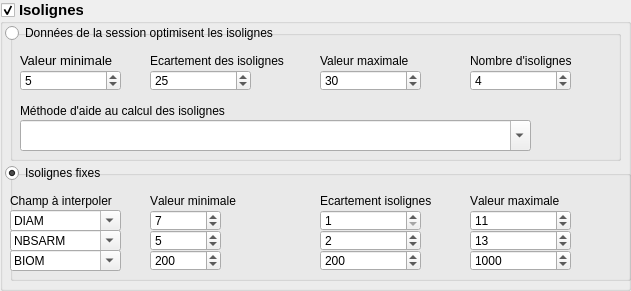
    <widget class="QGroupBox" name="groupBoxIsolignes">
     <property name="geometry">
      <rect>
       <x>5</x>
       <y>230</y>
       <width>631</width>
       <height>291</height>
      </rect>
     </property>
     <property name="font">
      <font>
       <pointsize>11</pointsize>
       <weight>75</weight>
       <bold>true</bold>
      </font>
     </property>
     <property name="whatsThis">
      <string>&lt;html&gt;&lt;head/&gt;&lt;body&gt;&lt;p&gt;Les deux possibilités d'aide pour la définition des seuils d'interpolation&lt;/p&gt;&lt;/body&gt;&lt;/html&gt;</string>
     </property>
     <property name="title">
      <string>Isolignes</string>
     </property>
     <property name="checkable">
      <bool>true</bool>
     </property>
     <property name="checked">
      <bool>true</bool>
     </property>
     <widget class="QGroupBox" name="groupBoxSeuils">
      <property name="geometry">
       <rect>
        <x>10</x>
        <y>30</y>
        <width>611</width>
        <height>131</height>
       </rect>
      </property>
      <property name="font">
       <font>
        <pointsize>1</pointsize>
        <weight>50</weight>
        <bold>false</bold>
       </font>
      </property>
      <property name="title">
       <string/>
      </property>
      <widget class="QSpinBox" name="spinBoxIsoMax">
       <property name="geometry">
        <rect>
         <x>310</x>
         <y>40</y>
         <width>101</width>
         <height>21</height>
        </rect>
       </property>
       <property name="font">
        <font>
         <pointsize>9</pointsize>
        </font>
       </property>
       <property name="minimum">
        <number>5</number>
       </property>
       <property name="maximum">
        <number>3000</number>
       </property>
       <property name="singleStep">
        <number>1</number>
       </property>
       <property name="value">
        <number>30</number>
       </property>
      </widget>
      <widget class="QSpinBox" name="spinBoxDistanceIso">
       <property name="geometry">
        <rect>
         <x>140</x>
         <y>40</y>
         <width>101</width>
         <height>21</height>
        </rect>
       </property>
       <property name="font">
        <font>
         <pointsize>9</pointsize>
        </font>
       </property>
       <property name="minimum">
        <number>1</number>
       </property>
       <property name="maximum">
        <number>3000</number>
       </property>
       <property name="singleStep">
        <number>1</number>
       </property>
       <property name="value">
        <number>25</number>
       </property>
      </widget>
      <widget class="QComboBox" name="fieldComboAideIso">
       <property name="enabled">
        <bool>true</bool>
       </property>
       <property name="geometry">
        <rect>
         <x>10</x>
         <y>90</y>
         <width>511</width>
         <height>31</height>
        </rect>
       </property>
       <property name="sizePolicy">
        <sizepolicy hsizetype="Minimum" vsizetype="Fixed">
         <horstretch>0</horstretch>
         <verstretch>0</verstretch>
        </sizepolicy>
       </property>
       <property name="font">
        <font>
         <pointsize>9</pointsize>
        </font>
       </property>
       <property name="editable">
        <bool>true</bool>
       </property>
       <property name="currentIndex">
        <number>-1</number>
       </property>
       <property name="minimumContentsLength">
        <number>1</number>
       </property>
      </widget>
      <widget class="QSpinBox" name="spinBoxIsoMin">
       <property name="geometry">
        <rect>
         <x>10</x>
         <y>40</y>
         <width>101</width>
         <height>21</height>
        </rect>
       </property>
       <property name="font">
        <font>
         <pointsize>9</pointsize>
        </font>
       </property>
       <property name="minimum">
        <number>0</number>
       </property>
       <property name="maximum">
        <number>500</number>
       </property>
       <property name="singleStep">
        <number>1</number>
       </property>
       <property name="value">
        <number>5</number>
       </property>
      </widget>
      <widget class="QLabel" name="lab_82">
       <property name="geometry">
        <rect>
         <x>460</x>
         <y>20</y>
         <width>141</width>
         <height>21</height>
        </rect>
       </property>
       <property name="sizePolicy">
        <sizepolicy hsizetype="Minimum" vsizetype="Fixed">
         <horstretch>0</horstretch>
         <verstretch>0</verstretch>
        </sizepolicy>
       </property>
       <property name="font">
        <font>
         <pointsize>9</pointsize>
        </font>
       </property>
       <property name="text">
        <string>Nombre d'isolignes</string>
       </property>
      </widget>
      <widget class="QLabel" name="lab_86">
       <property name="geometry">
        <rect>
         <x>140</x>
         <y>20</y>
         <width>161</width>
         <height>21</height>
        </rect>
       </property>
       <property name="sizePolicy">
        <sizepolicy hsizetype="Minimum" vsizetype="Preferred">
         <horstretch>0</horstretch>
         <verstretch>0</verstretch>
        </sizepolicy>
       </property>
       <property name="font">
        <font>
         <pointsize>9</pointsize>
        </font>
       </property>
       <property name="text">
        <string>Ecartement des isolignes</string>
       </property>
      </widget>
      <widget class="QLabel" name="lab_83">
       <property name="geometry">
        <rect>
         <x>310</x>
         <y>20</y>
         <width>131</width>
         <height>21</height>
        </rect>
       </property>
       <property name="sizePolicy">
        <sizepolicy hsizetype="Minimum" vsizetype="Fixed">
         <horstretch>0</horstretch>
         <verstretch>0</verstretch>
        </sizepolicy>
       </property>
       <property name="font">
        <font>
         <pointsize>9</pointsize>
        </font>
       </property>
       <property name="text">
        <string>Valeur maximale</string>
       </property>
      </widget>
      <widget class="QLabel" name="lab_81">
       <property name="geometry">
        <rect>
         <x>10</x>
         <y>20</y>
         <width>121</width>
         <height>21</height>
        </rect>
       </property>
       <property name="sizePolicy">
        <sizepolicy hsizetype="Minimum" vsizetype="Fixed">
         <horstretch>0</horstretch>
         <verstretch>0</verstretch>
        </sizepolicy>
       </property>
       <property name="font">
        <font>
         <pointsize>10</pointsize>
        </font>
       </property>
       <property name="text">
        <string>Valeur minimale</string>
       </property>
      </widget>
      <widget class="QLabel" name="lab_80">
       <property name="enabled">
        <bool>true</bool>
       </property>
       <property name="geometry">
        <rect>
         <x>10</x>
         <y>70</y>
         <width>381</width>
         <height>21</height>
        </rect>
       </property>
       <property name="sizePolicy">
        <sizepolicy hsizetype="Minimum" vsizetype="Preferred">
         <horstretch>0</horstretch>
         <verstretch>0</verstretch>
        </sizepolicy>
       </property>
       <property name="font">
        <font>
         <pointsize>9</pointsize>
         <weight>50</weight>
         <bold>false</bold>
        </font>
       </property>
       <property name="text">
        <string>Méthode d'aide au calcul des isolignes</string>
       </property>
      </widget>
      <widget class="QSpinBox" name="spinBoxNombreIso">
       <property name="geometry">
        <rect>
         <x>460</x>
         <y>40</y>
         <width>101</width>
         <height>21</height>
        </rect>
       </property>
       <property name="font">
        <font>
         <pointsize>9</pointsize>
        </font>
       </property>
       <property name="minimum">
        <number>1</number>
       </property>
       <property name="maximum">
        <number>25</number>
       </property>
       <property name="singleStep">
        <number>1</number>
       </property>
       <property name="value">
        <number>4</number>
       </property>
      </widget>
     </widget>
     <widget class="QGroupBox" name="groupBoxChoixAvances">
      <property name="geometry">
       <rect>
        <x>10</x>
        <y>170</y>
        <width>621</width>
        <height>111</height>
       </rect>
      </property>
      <property name="font">
       <font>
        <pointsize>1</pointsize>
        <weight>50</weight>
        <bold>false</bold>
        <kerning>false</kerning>
       </font>
      </property>
      <property name="toolTip">
       <string>&lt;html&gt;&lt;head/&gt;&lt;body&gt;&lt;p&gt;&lt;span style=&quot; font-size:10pt; color:#00aa00;&quot;&gt;Fixez les isolignes pour 3 attributs et vous pourrez ensuite enchainer l'interpolation de ces 3 attributs en un seul calcul.&lt;/span&gt;&lt;/p&gt;&lt;/body&gt;&lt;/html&gt;</string>
      </property>
      <property name="statusTip">
       <string/>
      </property>
      <property name="whatsThis">
       <string/>
      </property>
      <property name="title">
       <string/>
      </property>
      <widget class="QSpinBox" name="spinBoxIsoMax_Fixe_DIAM">
       <property name="geometry">
        <rect>
         <x>460</x>
         <y>40</y>
         <width>101</width>
         <height>21</height>
        </rect>
       </property>
       <property name="font">
        <font>
         <pointsize>9</pointsize>
         <weight>50</weight>
         <bold>false</bold>
        </font>
       </property>
       <property name="minimum">
        <number>5</number>
       </property>
       <property name="maximum">
        <number>3000</number>
       </property>
       <property name="singleStep">
        <number>1</number>
       </property>
       <property name="value">
        <number>11</number>
       </property>
      </widget>
      <widget class="QLabel" name="lab_294">
       <property name="geometry">
        <rect>
         <x>310</x>
         <y>20</y>
         <width>131</width>
         <height>21</height>
        </rect>
       </property>
       <property name="sizePolicy">
        <sizepolicy hsizetype="Minimum" vsizetype="Preferred">
         <horstretch>0</horstretch>
         <verstretch>0</verstretch>
        </sizepolicy>
       </property>
       <property name="font">
        <font>
         <pointsize>9</pointsize>
         <weight>50</weight>
         <bold>false</bold>
        </font>
       </property>
       <property name="text">
        <string>Ecartement isolignes</string>
       </property>
      </widget>
      <widget class="QSpinBox" name="spinBoxIsoDistance_Fixe_DIAM">
       <property name="geometry">
        <rect>
         <x>310</x>
         <y>40</y>
         <width>101</width>
         <height>21</height>
        </rect>
       </property>
       <property name="font">
        <font>
         <pointsize>9</pointsize>
         <weight>50</weight>
         <bold>false</bold>
        </font>
       </property>
       <property name="minimum">
        <number>1</number>
       </property>
       <property name="maximum">
        <number>3000</number>
       </property>
       <property name="singleStep">
        <number>1</number>
       </property>
       <property name="value">
        <number>1</number>
       </property>
      </widget>
      <widget class="QLabel" name="lab_295">
       <property name="geometry">
        <rect>
         <x>460</x>
         <y>20</y>
         <width>151</width>
         <height>21</height>
        </rect>
       </property>
       <property name="sizePolicy">
        <sizepolicy hsizetype="Minimum" vsizetype="Fixed">
         <horstretch>0</horstretch>
         <verstretch>0</verstretch>
        </sizepolicy>
       </property>
       <property name="font">
        <font>
         <pointsize>9</pointsize>
         <weight>50</weight>
         <bold>false</bold>
        </font>
       </property>
       <property name="text">
        <string>Valeur maximale</string>
       </property>
      </widget>
      <widget class="QLabel" name="lab_293">
       <property name="geometry">
        <rect>
         <x>140</x>
         <y>20</y>
         <width>131</width>
         <height>21</height>
        </rect>
       </property>
       <property name="sizePolicy">
        <sizepolicy hsizetype="Minimum" vsizetype="Fixed">
         <horstretch>0</horstretch>
         <verstretch>0</verstretch>
        </sizepolicy>
       </property>
       <property name="font">
        <font>
         <pointsize>9</pointsize>
         <weight>50</weight>
         <bold>false</bold>
        </font>
       </property>
       <property name="text">
        <string>Valeur minimale</string>
       </property>
      </widget>
      <widget class="QSpinBox" name="spinBoxIsoMin_Fixe_DIAM">
       <property name="geometry">
        <rect>
         <x>140</x>
         <y>40</y>
         <width>71</width>
         <height>21</height>
        </rect>
       </property>
       <property name="font">
        <font>
         <pointsize>9</pointsize>
         <weight>50</weight>
         <bold>false</bold>
        </font>
       </property>
       <property name="minimum">
        <number>0</number>
       </property>
       <property name="maximum">
        <number>500</number>
       </property>
       <property name="singleStep">
        <number>1</number>
       </property>
       <property name="value">
        <number>7</number>
       </property>
      </widget>
      <widget class="QComboBox" name="fieldComboIntraDIAM">
       <property name="enabled">
        <bool>true</bool>
       </property>
       <property name="geometry">
        <rect>
         <x>0</x>
         <y>40</y>
         <width>111</width>
         <height>21</height>
        </rect>
       </property>
       <property name="sizePolicy">
        <sizepolicy hsizetype="Minimum" vsizetype="Fixed">
         <horstretch>0</horstretch>
         <verstretch>0</verstretch>
        </sizepolicy>
       </property>
       <property name="font">
        <font>
         <pointsize>9</pointsize>
         <weight>50</weight>
         <bold>false</bold>
        </font>
       </property>
       <property name="toolTip">
        <string>&lt;html&gt;&lt;head/&gt;&lt;body&gt;&lt;p&gt;&lt;span style=&quot; font-size:10pt; color:#00aa00;&quot;&gt;Il s'agit des différents indicateurs calculés lors du traitement initial. Vous pouvez fixer le paramétrage des isolignes.&lt;/span&gt;&lt;/p&gt;&lt;/body&gt;&lt;/html&gt;</string>
       </property>
       <property name="editable">
        <bool>true</bool>
       </property>
       <property name="currentText">
        <string>DIAM</string>
       </property>
      </widget>
      <widget class="QLabel" name="lab_292">
       <property name="geometry">
        <rect>
         <x>0</x>
         <y>20</y>
         <width>131</width>
         <height>21</height>
        </rect>
       </property>
       <property name="sizePolicy">
        <sizepolicy hsizetype="Minimum" vsizetype="Fixed">
         <horstretch>0</horstretch>
         <verstretch>0</verstretch>
        </sizepolicy>
       </property>
       <property name="font">
        <font>
         <pointsize>9</pointsize>
         <weight>50</weight>
         <bold>false</bold>
        </font>
       </property>
       <property name="text">
        <string>Champ à interpoler</string>
       </property>
      </widget>
      <widget class="QSpinBox" name="spinBoxIsoMax_Fixe_SARM">
       <property name="geometry">
        <rect>
         <x>460</x>
         <y>60</y>
         <width>101</width>
         <height>21</height>
        </rect>
       </property>
       <property name="font">
        <font>
         <pointsize>9</pointsize>
         <weight>50</weight>
         <bold>false</bold>
        </font>
       </property>
       <property name="minimum">
        <number>5</number>
       </property>
       <property name="maximum">
        <number>3000</number>
       </property>
       <property name="singleStep">
        <number>1</number>
       </property>
       <property name="value">
        <number>13</number>
       </property>
      </widget>
      <widget class="QSpinBox" name="spinBoxIsoMin_Fixe_SARM">
       <property name="geometry">
        <rect>
         <x>140</x>
         <y>60</y>
         <width>71</width>
         <height>21</height>
        </rect>
       </property>
       <property name="font">
        <font>
         <pointsize>9</pointsize>
         <weight>50</weight>
         <bold>false</bold>
        </font>
       </property>
       <property name="minimum">
        <number>0</number>
       </property>
       <property name="maximum">
        <number>500</number>
       </property>
       <property name="singleStep">
        <number>1</number>
       </property>
       <property name="value">
        <number>5</number>
       </property>
      </widget>
      <widget class="QSpinBox" name="spinBoxIsoDistance_Fixe_SARM">
       <property name="geometry">
        <rect>
         <x>310</x>
         <y>60</y>
         <width>101</width>
         <height>21</height>
        </rect>
       </property>
       <property name="font">
        <font>
         <pointsize>9</pointsize>
         <weight>50</weight>
         <bold>false</bold>
        </font>
       </property>
       <property name="minimum">
        <number>1</number>
       </property>
       <property name="maximum">
        <number>3000</number>
       </property>
       <property name="singleStep">
        <number>1</number>
       </property>
       <property name="value">
        <number>2</number>
       </property>
      </widget>
      <widget class="QComboBox" name="fieldComboIntraSARM">
       <property name="enabled">
        <bool>true</bool>
       </property>
       <property name="geometry">
        <rect>
         <x>0</x>
         <y>60</y>
         <width>111</width>
         <height>21</height>
        </rect>
       </property>
       <property name="sizePolicy">
        <sizepolicy hsizetype="Minimum" vsizetype="Fixed">
         <horstretch>0</horstretch>
         <verstretch>0</verstretch>
        </sizepolicy>
       </property>
       <property name="font">
        <font>
         <pointsize>9</pointsize>
         <weight>50</weight>
         <bold>false</bold>
        </font>
       </property>
       <property name="toolTip">
        <string>&lt;html&gt;&lt;head/&gt;&lt;body&gt;&lt;p&gt;&lt;span style=&quot; font-size:10pt; color:#00aa00;&quot;&gt;Il s'agit des différents indicateurs calculés lors du traitement initial. Vous pouvez fixer le paramétrage des isolignes. &lt;/span&gt;&lt;/p&gt;&lt;/body&gt;&lt;/html&gt;</string>
       </property>
       <property name="editable">
        <bool>true</bool>
       </property>
       <property name="currentText">
        <string>NBSARM</string>
       </property>
      </widget>
      <widget class="QSpinBox" name="spinBoxIsoMax_Fixe_BIOM">
       <property name="geometry">
        <rect>
         <x>460</x>
         <y>80</y>
         <width>101</width>
         <height>21</height>
        </rect>
       </property>
       <property name="font">
        <font>
         <pointsize>9</pointsize>
         <weight>50</weight>
         <bold>false</bold>
        </font>
       </property>
       <property name="minimum">
        <number>5</number>
       </property>
       <property name="maximum">
        <number>3000</number>
       </property>
       <property name="singleStep">
        <number>1</number>
       </property>
       <property name="value">
        <number>1000</number>
       </property>
      </widget>
      <widget class="QSpinBox" name="spinBoxIsoDistance_Fixe_BIOM">
       <property name="geometry">
        <rect>
         <x>310</x>
         <y>80</y>
         <width>101</width>
         <height>21</height>
        </rect>
       </property>
       <property name="font">
        <font>
         <pointsize>9</pointsize>
         <weight>50</weight>
         <bold>false</bold>
        </font>
       </property>
       <property name="minimum">
        <number>1</number>
       </property>
       <property name="maximum">
        <number>3000</number>
       </property>
       <property name="singleStep">
        <number>1</number>
       </property>
       <property name="value">
        <number>200</number>
       </property>
      </widget>
      <widget class="QComboBox" name="fieldComboIntraBIOM">
       <property name="enabled">
        <bool>true</bool>
       </property>
       <property name="geometry">
        <rect>
         <x>0</x>
         <y>80</y>
         <width>111</width>
         <height>21</height>
        </rect>
       </property>
       <property name="sizePolicy">
        <sizepolicy hsizetype="Minimum" vsizetype="Fixed">
         <horstretch>0</horstretch>
         <verstretch>0</verstretch>
        </sizepolicy>
       </property>
       <property name="font">
        <font>
         <pointsize>9</pointsize>
         <weight>50</weight>
         <bold>false</bold>
        </font>
       </property>
       <property name="toolTip">
        <string>&lt;html&gt;&lt;head/&gt;&lt;body&gt;&lt;p&gt;&lt;span style=&quot; font-size:10pt; color:#00aa00;&quot;&gt;Il s'agit des différents indicateurs calculés lors du traitement initial. Vous pouvez fixer le paramétrage des isolignes.&lt;/span&gt;&lt;/p&gt;&lt;/body&gt;&lt;/html&gt;</string>
       </property>
       <property name="editable">
        <bool>true</bool>
       </property>
       <property name="currentText">
        <string>BIOM</string>
       </property>
      </widget>
      <widget class="QSpinBox" name="spinBoxIsoMin_Fixe_BIOM">
       <property name="geometry">
        <rect>
         <x>140</x>
         <y>80</y>
         <width>71</width>
         <height>21</height>
        </rect>
       </property>
       <property name="font">
        <font>
         <pointsize>9</pointsize>
         <weight>50</weight>
         <bold>false</bold>
        </font>
       </property>
       <property name="minimum">
        <number>0</number>
       </property>
       <property name="maximum">
        <number>500</number>
       </property>
       <property name="singleStep">
        <number>1</number>
       </property>
       <property name="value">
        <number>200</number>
       </property>
      </widget>
     </widget>
     <widget class="QRadioButton" name="radioButtonSeuilFixes">
      <property name="geometry">
       <rect>
        <x>5</x>
        <y>160</y>
        <width>291</width>
        <height>26</height>
       </rect>
      </property>
      <property name="font">
       <font>
        <pointsize>9</pointsize>
        <weight>50</weight>
        <bold>false</bold>
       </font>
      </property>
      <property name="toolTip">
       <string>&lt;html&gt;&lt;head/&gt;&lt;body&gt;&lt;p&gt;&lt;span style=&quot; font-size:10pt; color:#00aa00;&quot;&gt;On peut fixer des valeurs seuils (min et max) et les écarts entre isolignes. On a ainsi toujours les même isolignes. Les données de la session doivent se trouver dans ces seuils, sinon les affichage peuvent être incohérents.&lt;/span&gt;&lt;/p&gt;&lt;/body&gt;&lt;/html&gt;</string>
      </property>
      <property name="text">
       <string>Isolignes fixes</string>
      </property>
      <property name="checked">
       <bool>true</bool>
      </property>
     </widget>
     <widget class="QRadioButton" name="radioButtonSeuilsCalcules">
      <property name="enabled">
       <bool>true</bool>
      </property>
      <property name="geometry">
       <rect>
        <x>5</x>
        <y>20</y>
        <width>411</width>
        <height>26</height>
       </rect>
      </property>
      <property name="font">
       <font>
        <pointsize>9</pointsize>
        <weight>50</weight>
        <bold>false</bold>
       </font>
      </property>
      <property name="toolTip">
       <string>&lt;html&gt;&lt;head/&gt;&lt;body&gt;&lt;p&gt;&lt;span style=&quot; font-size:10pt; color:#00aa00;&quot;&gt;Ce sont les données de la session qui proposent des seuils (min max d'isolignes).&lt;/span&gt;&lt;/p&gt;&lt;p&gt;&lt;span style=&quot; font-size:10pt; color:#00aa00;&quot;&gt;La méthode d'aide au calcul part d'un nombre d'isoligne (ce qui génère un écart entre chaque isoligne) ou d'un écart (qui génère un nombre d'isolignes).&lt;/span&gt;&lt;/p&gt;&lt;/body&gt;&lt;/html&gt;</string>
      </property>
      <property name="text">
       <string>Données de la session optimisent les isolignes</string>
      </property>
      <property name="checked">
       <bool>false</bool>
      </property>
     </widget>
    </widget>
